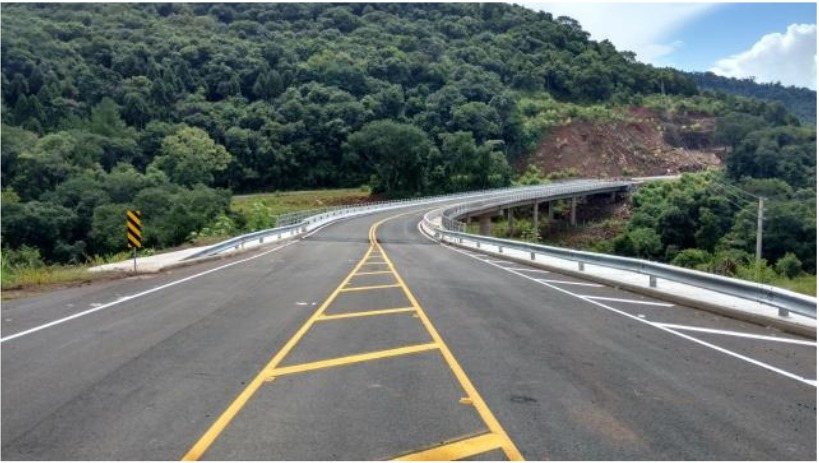
#> input picture Trailhead PDI/imgs/Ponte.jpg, 819 x 463 px
$ python '2.5-Sistemas de cores.py'
#> lines starting #> are read from the running program, lines starting #| are printed output that depends on the picture
import cv2
img = cv2.imread('imgs/Ponte.jpg')
#> img is the input picture: shape (463, 819, 3); mean B, G, R 105.8, 109.8, 102.1
cv2.imshow("Original", img)
gray = cv2.cvtColor(img, cv2.COLOR_BGR2GRAY)
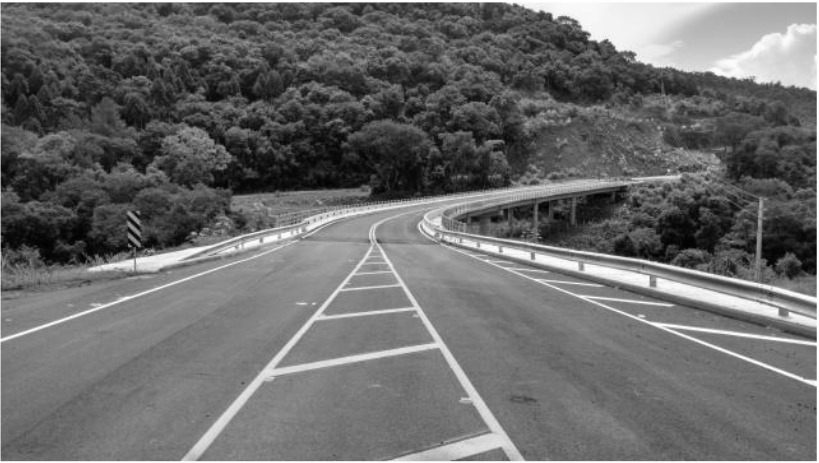
#> gray: shape (463, 819); min 1, max 255, mean 107.1
cv2.imshow("Gray", gray)
hsv = cv2.cvtColor(img, cv2.COLOR_BGR2HSV)
#> hsv: shape (463, 819, 3); mean H, S, V 73.2, 51.1, 114.2
cv2.imshow("HSV", hsv)
lab = cv2.cvtColor(img, cv2.COLOR_BGR2LAB)
#> lab: shape (463, 819, 3); mean of channels 0, 1, 2 114.5, 124.5, 129.3
cv2.imshow("L*a*b*", lab)
cv2.waitKey(0)

$ run again, with Trailhead PDI/imgs/flipped_seville.png saved as Trailhead PDI/imgs/Ponte.jpg
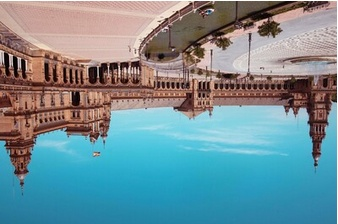
#> input picture Trailhead PDI/imgs/flipped_seville.png, 338 x 224 px
#> img is the input picture: shape (224, 338, 3); mean B, G, R 150.8, 143, 114.1
#> `gray = cv2.cvtColor(img, cv2.COLOR_BGR2GRAY)`:
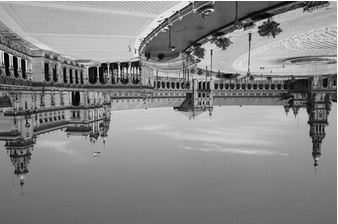
#> gray: shape (224, 338); min 0, max 255, mean 135.2
#> hsv: shape (224, 338, 3); mean H, S, V 58.3, 118.9, 171.3
#> lab: shape (224, 338, 3); mean of channels 0, 1, 2 148.5, 125.1, 122.9
